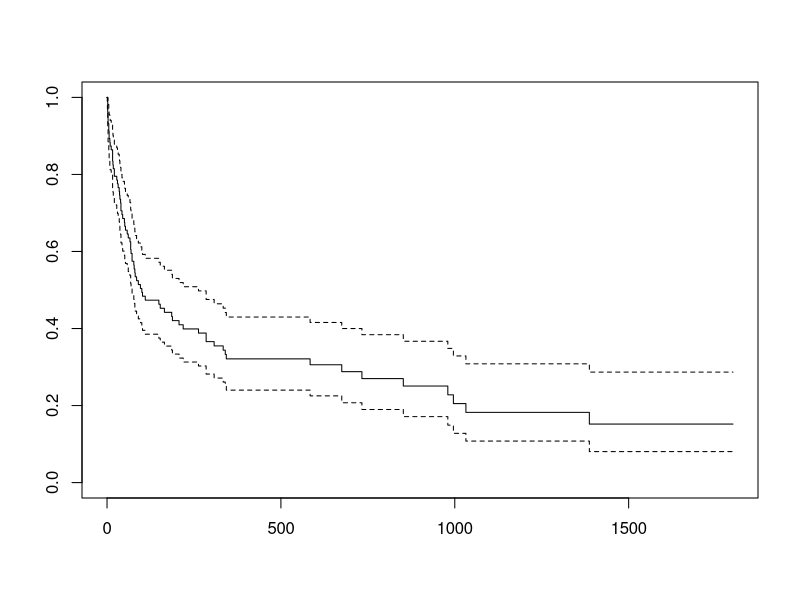

Reproduce this figure in R. (Note: this script raises an error after producing the figure.)

# Script for ...


######## 0. Set the working environemnt, load the survival package and the heart.csv file

# Remove all variables from the R environment to create a fresh start
rm(list=ls())

# Set the working folder
# getwd()
# setwd()

# Load the "survival" package
if(!require(survival)){
  install.packages("survival")
  library(survival)
}

# heart.csv data (These data come from the Stanford Heart Transplantation Program)
#
# The goal is to estimate the survival of patients from the data and understand the effect that other explanatory variables may have
# (on whether transplantation helps). Note that in some cases the appropriate heart for transplant might note be available, and patients
# need to wait for it. This study was conducted in April 1, 1974. The survival time is censored if the patient drops out of program
# (no follow up information) or the patient is alive at the time if the end of the study.
#
# We start by reading the "heart.csv" file
heart <- read.csv("heart.csv")
str(heart)
# 172 observations for 7 variables:
# start, stop: entry and exit times for this time interval (in days)
# event: 1 = dead, 0 = alive
# age: age at the start of the programme
# surgery: prior bypass surgery (1 = yes, 0 = no)
# transplant: received transplant (1 = yes, 0 = no)
# id: patient ID
#
unique(heart$id) # so we have a total of 103 patients
#
# Let's take a look at some specific patients:
subset(heart,id==1)   # Patient 1 died at the age of 31 without going through a transplant
subset(heart,id==4)   # Patient 4 waited 36 days for a transplant. He/she then died after 3 days.
subset(heart,id==25)  # Patient 25 was alive at the end of the programme.
subset(heart,id==102) # patient 102 dropped the program after 11 days


######## 1. Kaplan-Meier estimator

# Let's check the "survfit" and "Surv" functions
?Surv    # Create a survival object, usually used as a response variable in a model formula.
?survfit # Create survival curves

# Estimate the survival function and store it in the variable "km"
km <- survfit(Surv(start,stop,event)~1,data=heart)
summary(km,censored=TRUE) # summary of the model, with patients' survival probability 

# plot the Kaplan-Meier curve along with 95% confidence interval
plot(km) 

# let's take a detailed look at the results
subset(heart,stop==1)
subset(heart,stop==2)


######## 2. Cox proportional hazard model

# We now fit a Cox proportional hazard model, where the age, 
# surgery and transplantvariables are used to explain the hazard rate.

# Check "coxph" function
?coxph

# Modelling
cox <- coxph(..)
summary(cox)

# Visual analysis
plot(survfit(cox))
summary(survfit(cox))

